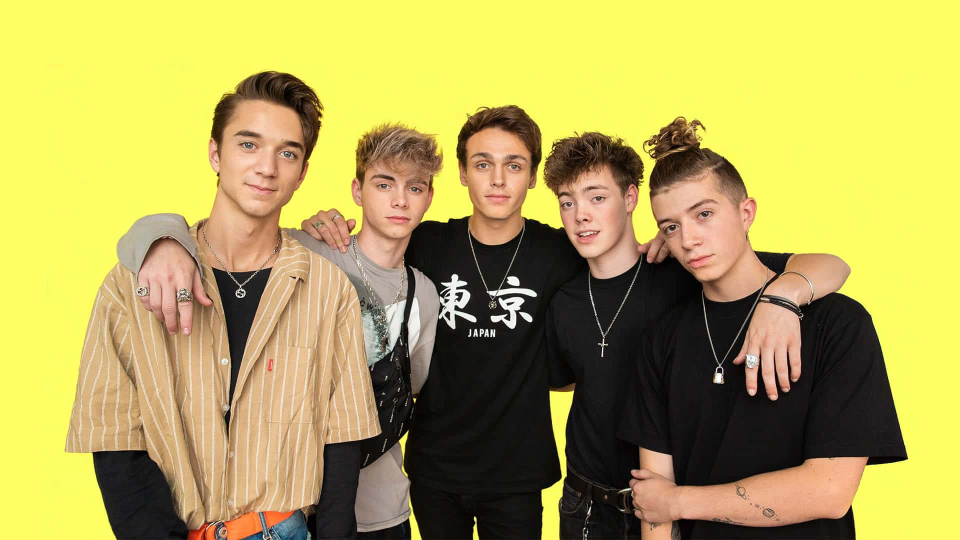
#> input picture photo.jpg, 1920 x 1080 px (shown at 1/2 size)
$ python -i stego_core.py   (imports and definitions only)
#> lines starting #> are read from the running program, lines starting #| are printed output that depends on the picture
#> further down, picture is the input picture: shape (1080, 1920, 3); mean B, G, R 86.4, 166.9, 179.4
import numpy as np
from PIL import Image
import math
import os
import hashlib
import secrets
from scipy.stats import chi2
from scipy.ndimage import sobel

# ------------------------------------------------------------
#  Encryption using hashlib (SHA-256 CTR mode)
# ------------------------------------------------------------
DEFAULT_KEY = b'\x1a\x2b\x3c\x4d\x5e\x6f\x70\x80\x90\xa0\xb0\xc0\xd0\xe0\xf0\x00' \
              b'\x11\x22\x33\x44\x55\x66\x77\x88\x99\xaa\xbb\xcc\xdd\xee\xff'

# [95 lines left out: functions text_to_bits, bits_to_text, bytes_to_bits, bits_to_bytes, encrypt_message, decrypt_message and 2 more, not called in this run]

# ------------------------------------------------------------
#  LSB Steganography (with encryption)
# ------------------------------------------------------------
class LSBSteganography:
    """LSB embedding with SHA-256 CTR encryption before hiding."""
    header_bits = 32

    def __init__(self, key: bytes = DEFAULT_KEY):
        self.key = key

    # [57 lines left out: functions encode, decode, not called in this run]

# ------------------------------------------------------------
#  Chi-Square + RS Analyser
# ------------------------------------------------------------
class SimpleSteganalyzer:
    """Combines Chi-square attack on LSB pairs and simplified RS-like gradient check."""

    def analyze(self, image: np.ndarray):
        h, w, c = image.shape
#> h = 1080; w = 1920; c = 3

        # Chi-square on LSB pairs
        chi_scores = []
        for ch in range(c):
            hist = np.histogram(image[:, :, ch], bins=256, range=(0, 255))[0]
            pairs = [(hist[i], hist[i + 1]) for i in range(0, 256, 2)]
            chi2_val = 0.0
            dof = 0
            for n0, n1 in pairs:
                expected = (n0 + n1) / 2.0
                if expected > 0:
                    chi2_val += (n0 - expected) ** 2 / expected + (n1 - expected) ** 2 / expected
                    dof += 1
            if dof > 0:
                p = 1 - chi2.cdf(chi2_val, dof)
            else:
                p = 1.0
            chi_scores.append(p)
#> after the loop, chi_scores = [0, 0, 0]
        chi_suspicion = 1 - np.mean(chi_scores)
#> chi_suspicion = 1

        # RS-like gradient difference
        gray = np.mean(image, axis=2).astype(float)
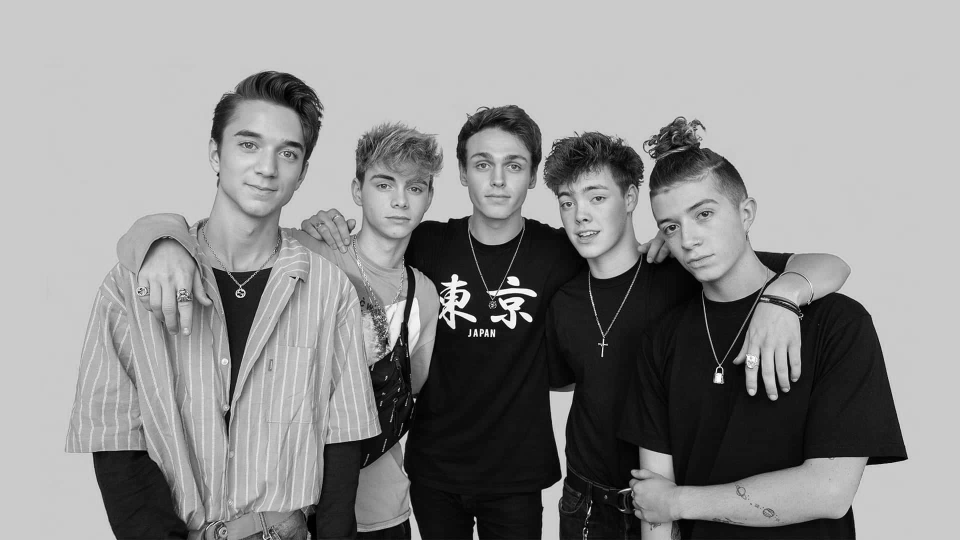
#> gray: shape (1080, 1920) float64 (shown at 1/2 size); min 0, max 255, mean 144.2
        grad_orig = sobel(gray)
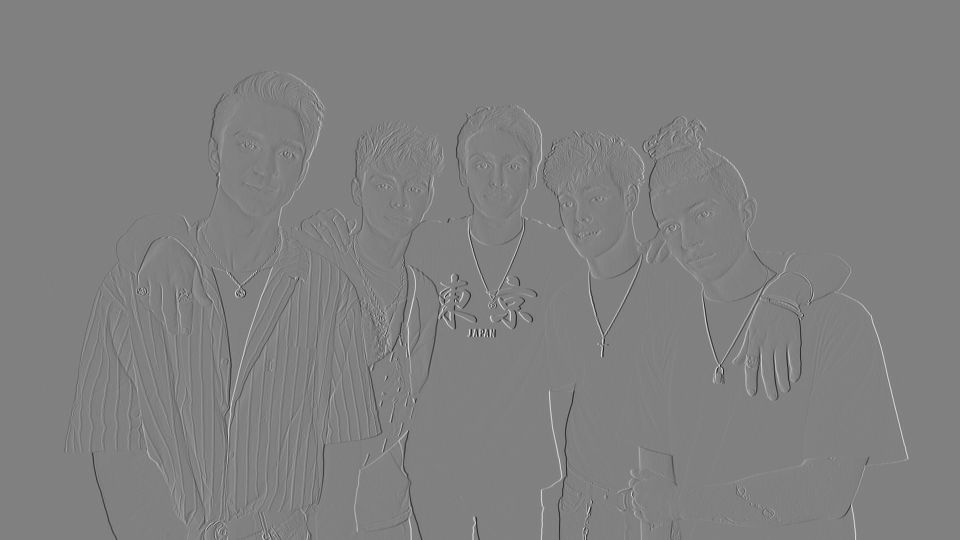
#> grad_orig: shape (1080, 1920) float64 (shown at 1/2 size); min -1013.3, max 995, mean 0; drawn with min black and max white
        flipped = gray.copy()
        flipped += (flipped.astype(int) & 1) ^ 1
        grad_flip = sobel(flipped)
        diff = np.abs(grad_orig - grad_flip).mean()
#> diff = 0.71
        rs_suspicion = min(1.0, diff / 2.0)
#> rs_suspicion = 0.355

        overall = 0.7 * chi_suspicion + 0.3 * rs_suspicion
#> overall = 0.807
        overall = round(min(1.0, max(0.0, overall)), 4)
#> overall = 0.806

        if overall < 0.25:
            verdict, confidence = "Clean", "High"
        elif overall < 0.5:
            verdict, confidence = "Suspicious", "Moderate"
        elif overall < 0.75:
            verdict, confidence = "Probably Stego", "Moderate"
        else:
            verdict, confidence = "Stego Detected", "High"

        return {
            "overall_suspicion": overall,
            "verdict": verdict,
            "confidence": confidence,
        }

# ------------------------------------------------------------
#  Adversarial Perturbation (preserves LSBs)
# ------------------------------------------------------------
class AdversarialPerturbation:
    """Adds small structured noise to break LSB statistical signature while keeping PSNR high."""

    def __init__(self, epsilon=2):
        self.epsilon = epsilon

    # [8 lines left out: function apply, not called in this run]

# ------------------------------------------------------------
#  Adversarial Steganography Pipeline
# ------------------------------------------------------------
class AdversarialSteganography:
    """Full pipeline: LSB encode → adversarial perturbation → save → analyze."""

    # [42 lines left out: functions __init__, encode, decode, not called in this run]

>>> import cv2
>>> picture = cv2.imread('photo.jpg')
>>> result = SimpleSteganalyzer().analyze(picture)
#> result = {'overall_suspicion': 0.806, 'verdict': 'Stego Detected', 'confidence': 'High'}
